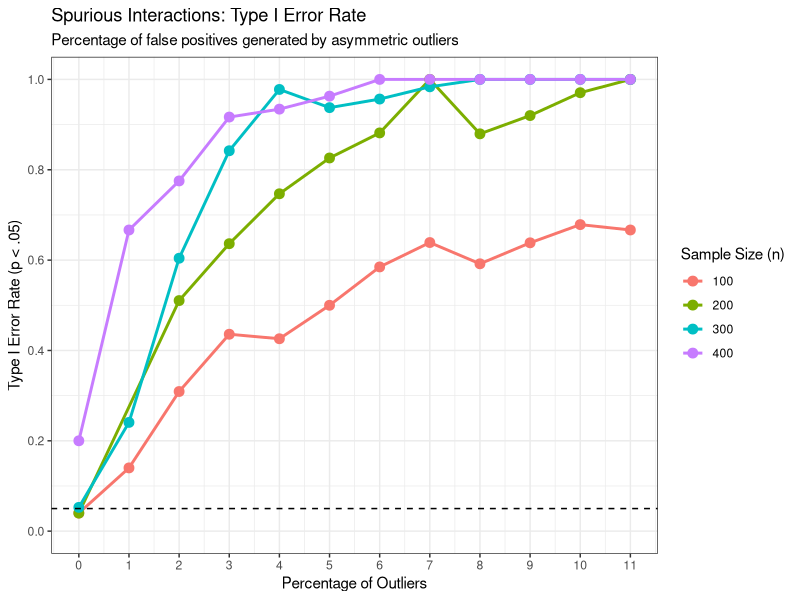
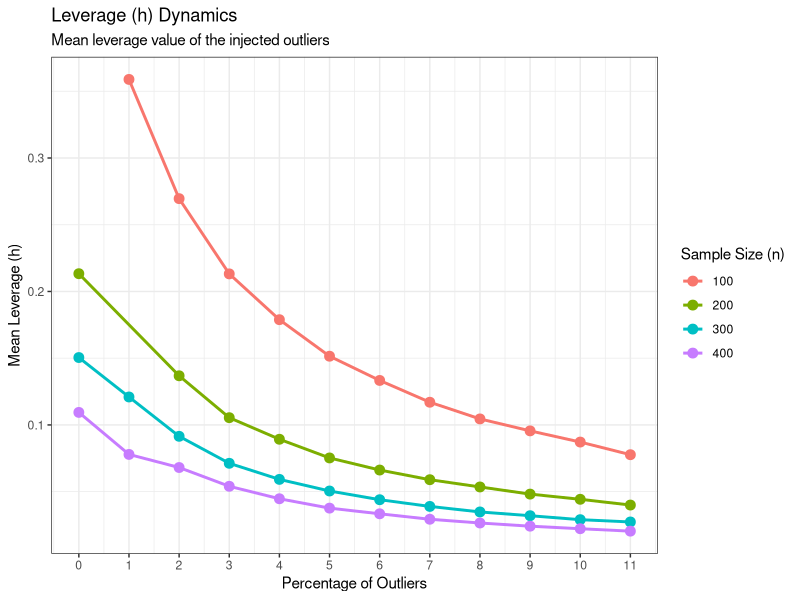

These charts were generated, in order, by the following R code:
rm(list = ls()); cat("\014"); graphics.off()

library(dplyr)
library(ggplot2)

nrep <- 1:50
nv <- seq(100, 400, 100)
nov <- seq(1, 20, 2)
cutoff <- 5

cnames <- c("i", "n", "no", "nonew", "h", "int_b", "typeI")
dd <- data.frame(matrix(NA, ncol = length(cnames)))
names(dd) <- cnames

ii <- 1
for (n in nv) {
  for (no in nov) {
    for (i in nrep) {
      set.seed((n * 100) + (no * 10) + i)
      tryCatch({
        X1 <- rnorm(n)
        X2 <- factor(sample(c(0, 1), n, replace = T), levels = c(0, 1))
        Y <- .5 * X1 + .5 * as.numeric(X2) + rnorm(n)
        d <- data.frame(X1, X2, Y)
        
        ids <- which(d$X2 == "1")
        ns <- round(no * length(ids) / 100)
        ids <- sample(ids, ns)
        d[ids, "X1"] <- d[ids, "X1"] + cutoff * sd(d$X1)
        nonew <- round(length(ids) / nrow(d) * 100)
        
        f <- lm(Y ~ X1 * X2, d)
        s <- summary(f)
        int_b <- s$coefficients["X1:X21", 1]
        int_p <- s$coefficients["X1:X21", 4]
        typeI <- as.numeric(int_p < 0.05)
        h <- mean(hatvalues(f)[ids])
        
        dd[ii, ] <- c(i, n, no, nonew, h, int_b, typeI)
      }, error = function(e) {
        dd[ii, ] <<- c(i, n, no, nonew, rep(NA, 3))
      })
      ii <- ii + 1
    }    
  }
}

ddd <- dd %>%
  group_by(n, nonew) %>%
  select(-i) %>%
  summarise(across(everything(), ~mean(.x, na.rm = T)), .groups = "drop") %>%
  as.data.frame()

p1 <- ggplot(ddd, aes(x = nonew, y = typeI, color = factor(n), group = factor(n))) +
  geom_line(linewidth = 1) +
  geom_point(size = 3) +
  geom_hline(yintercept = 0.05, color = "black", linetype = "dashed") +
  scale_x_continuous(breaks = unique(ddd$nonew)) +
  scale_y_continuous(limits = c(0, 1), breaks = seq(0, 1, 0.2)) +
  labs(title = "Spurious Interactions: Type I Error Rate",
       subtitle = "Percentage of false positives generated by asymmetric outliers",
       x = "Percentage of Outliers",
       y = "Type I Error Rate (p < .05)",
       color = "Sample Size (n)") +
  theme_bw()
print(p1)

p2 <- ggplot(ddd, aes(x = nonew, y = h, color = factor(n), group = factor(n))) +
  geom_line(linewidth = 1) +
  geom_point(size = 3) +
  scale_x_continuous(breaks = unique(ddd$nonew)) +
  labs(title = "Leverage (h) Dynamics",
       subtitle = "Mean leverage value of the injected outliers",
       x = "Percentage of Outliers",
       y = "Mean Leverage (h)",
       color = "Sample Size (n)") +
  theme_bw()
print(p2)
